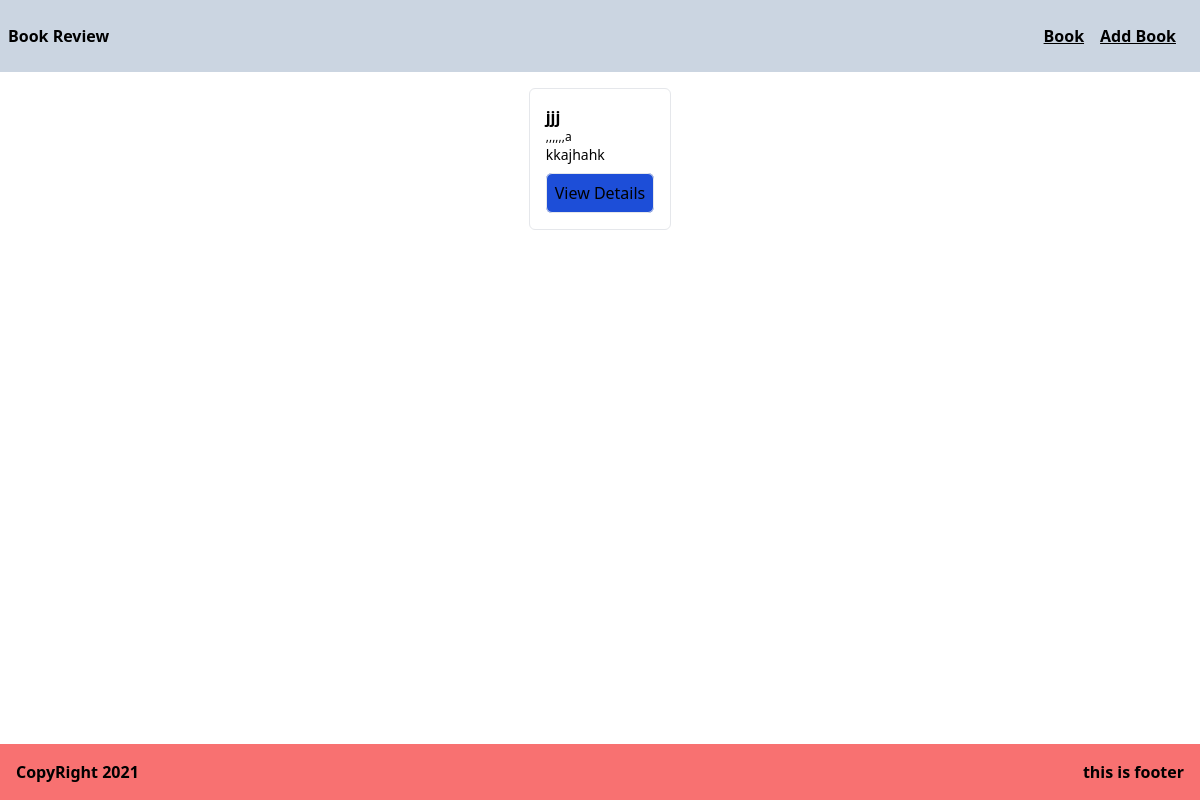
Before: /book/ with the older database file.
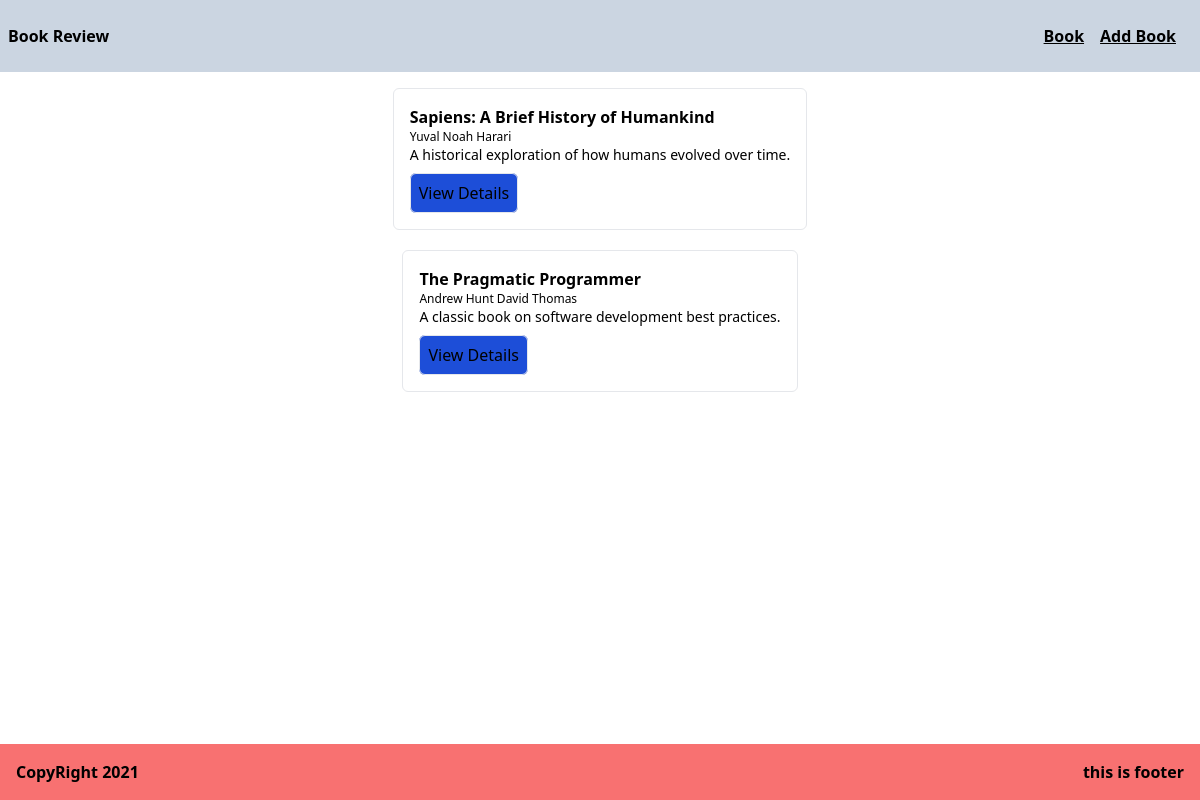
After: the same page with the newer database file.
### book/models.py (models this page shows, shortened)
class Book(models.Model):
    GENRE_CHOICES = [
        ('friction','Friction'),
        ('non_friction','Non_firction'),
        ('science','Science'),
        ('technology','Technology'),
        ('history','History'),
        ('other','Other')
    ]
    title = models.CharField(max_length=200)
    author = models.CharField(max_length=200)
    description = models.TextField()
    genre = models.CharField(max_length = 20 , choices = GENRE_CHOICES)
    isbn = models.CharField('ISBN',max_length = 13 , unique = True)
    publication_date = models.DateField()
    average_rating = models.DecimalField(
        max_digits= 3,
        decimal_places =2 ,
        validators = [MinValueValidator(0),MaxValueValidator(5)],
        default = 0
    )
    created_at = models.DateTimeField(auto_now_add = True)
    updated_at = models.DateTimeField(auto_now = True)

### book/views.py (the view)
# urls.py: path('', views.book_list, name='book_list'),
def book_list(request):
    books = Book.objects.all().order_by('-created_at')
    return render(request,'book/book-list.html',{'books':books})

### book/templates/book/book-list.html (shortened to what this page needs)
{%extends 'book/base.html'%}
{%block content%}
    {% for book in books %}
        <div class='h-200 w-600 p-2 flex flex-col border rounded-md mb-5'>
            <div class='flex flex-col p-2 mb-2'>
                <h1 class = 'font-bold'>{{book.title}}</h1>
                <h1 class = 'text-xs'>{{book.author}}</h1>
                <p class='text-sm mb-1'>{{book.description | truncatewords:30}}</p>
                <div class = 'align-center justify-center mt-3'>
                    <a href="{% url 'book_detail' book.pk %}" class = "border bg-blue-700 p-2 rounded-md mt-3">View Details</a>
                </div>
            </div>
        </div>
        {%empty%}
        <div class = 'h-200 w-600 p-2 flex flex-col'>
            <h1 class = 'font-bold'>No Books Available</h1>
        </div>
    {% endfor %}
{%endblock content%}

### book/templates/book/base.html (shortened to what this page needs)
<!DOCTYPE html>
<html>
    <head>
        {% load static %}
        <link rel="stylesheet" href="{% static 'css/dist/styles.css'%}">
        <link rel="stylesheet" href="{% static 'books/book-form.css'%}">
    </head>
    <body>
       <div class = 'top-0 bg-slate-300 flex justify-between'>
            <h1 class='flex items-center justify-center font-bold ml-2'>Book Review</h1>
            <ul  class='flex items-center justify-center align-center p-4 '>
                <li class='font-bold m-2'>
                    <a
                        class = 'underline'
                        href = "{%url 'book_list'%}"
                    >
                        Book
                    </a>
                </li>
                <li class='font-bold m-2'>
                    <a
                        class='underline'
                        href = "{%url 'book_create'%}"
                    >
                        Add Book
                    </a>
                </li>
            </ul>
       </div>
        <div class = 'flex flex-col items-center justify-center p-4'>
            {% block content %}
            {% endblock content%}
        </div>
        <div class = 'bottom-0 flex  bg-red-400 fixed w-full justify-between p-4'>
            <h1 class = "font-bold">CopyRight 2021</h1>
            <h1 class = 'font-bold'>this is footer</h1>
        </div>
    </body>
</html>

### book/static/books/book-form.css (style rules this page uses)
p { display:flex; flex-direction : column; width:full; }

Changed rows visible on the page:
removed Book: title "jjj", author ",,,,,,a", description "kkajhahk"
added Book: title "Sapiens: A Brief History of Humankind", author "Yuval Noah Harari", description "A historical exploration of how humans evolved over time."
added Book: title "The Pragmatic Programmer", author "Andrew Hunt David Thomas", description "A classic book on software development best practices."
